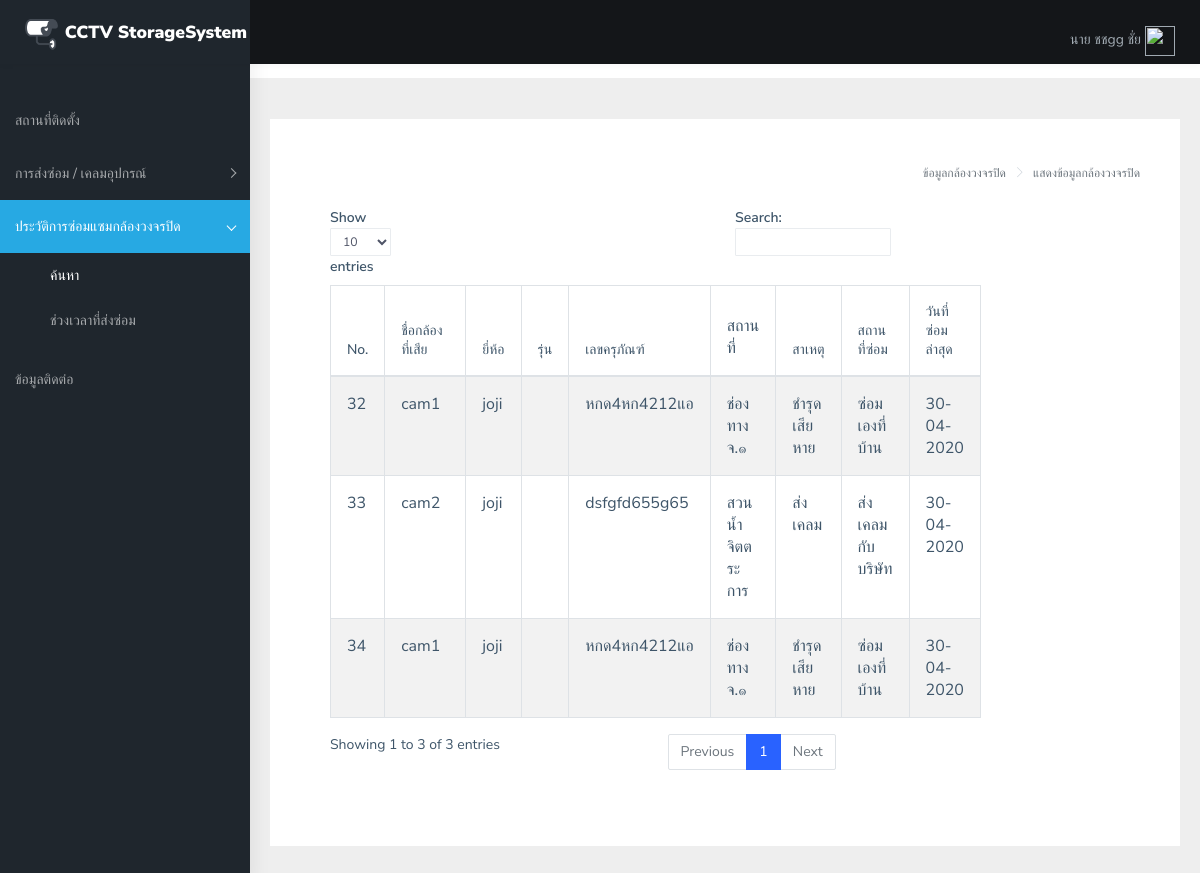
Page /user/index.php?page=viewfix (signed in) on the committed database.
### tables this page shows
CREATE TABLE `fixing` (
  `f_id` int(5) NOT NULL COMMENT 'รหัสกล้อง',
  `f_idnum` varchar(10) NOT NULL COMMENT 'หมายเลขกล้อง',
  `f_name` varchar(25) NOT NULL COMMENT 'ชื่อกล้อง',
  `f_ip` varchar(20) NOT NULL COMMENT 'ไอพี',
  `f_port` varchar(4) NOT NULL COMMENT 'port',
  `f_brand` varchar(20) NOT NULL COMMENT 'ยี่ห้อ',
  `f_no` varchar(20) NOT NULL COMMENT 'รุ่น',
  `f_sn` varchar(20) NOT NULL COMMENT 'Serial number',
  `f_tax` varchar(20) NOT NULL COMMENT 'เลขพัสดุ',
  `f_place` varchar(40) NOT NULL COMMENT 'สถานที่ติดตั้ง',
  `f_note` varchar(40) NOT NULL COMMENT 'อาการเสีย',
  `f_fix_place` varchar(50) NOT NULL COMMENT 'สถานที่ซ่อม',
  `f_import` date NOT NULL DEFAULT current_timestamp() COMMENT 'วันที่เสีย',
  `f_import_year` year(4) DEFAULT current_timestamp() COMMENT 'ปีที่เสีย'
);

### fix_view.php (the view, shortened to what this page needs)
<?php
include('connection.php');
?>
<!DOCTYPE html>
<html dir="ltr" lang="en">
<body>
	<div class="page-breadcrumb">
                <div class="row">
                    <div class="col-12 d-flex no-block align-items-center">
                        <div class="ml-auto text-right">
                            <nav aria-label="breadcrumb">
                                <ol class="breadcrumb">
                                    <li class="breadcrumb-item active" aria-current="page">ข้อมูลกล้องวงจรปิด</li>
									<li class="breadcrumb-item active" aria-current="page">แสดงข้อมูลกล้องวงจรปิด</li>
                                </ol>
                            </nav>
                        </div>
                    </div>
                </div>
            </div>
				<form action='' method="post" name="detailcamera" onSubmit="JavaScript:return addlocation();" enctype="multipart/form-data" onSubmit="JavaScript:return addlocation();">
					<div class="card">
                            <div class="card-body">
                                <div class="table-responsive">
                                    <div id="zero_config_wrapper" class="dataTables_wrapper container-fluid dt-bootstrap4">
										<div>
											<div>
												<table id="zero_config" class="table table-striped table-bordered dataTable" role="grid" aria-describedby="zero_config_info" width="auto">
                                        <thead>
                                            <tr role="row">
												<th class="fa-sm" tabindex="0" aria-controls="zero_config" rowspan="1" colspan="1" aria-label="Salary: activate to sort column ascending" style="width: 80px;" align="center">No.</th>
												<th class="fa-sm" tabindex="0" aria-controls="zero_config" rowspan="1" colspan="1" aria-sort="ascending" aria-label="Name: activate to sort column descending" style="width: 150px;" align="center">ชื่อกล้องที่เสีย</th>
												<th class="fa-sm" tabindex="0" aria-controls="zero_config" rowspan="1" colspan="1" aria-sort="ascending" aria-label="Name: activate to sort column descending" style="width: 100px;" align="center">ยี่ห้อ</th>
												<th class="fa-sm" tabindex="0" aria-controls="zero_config" rowspan="1" colspan="1" aria-sort="ascending" aria-label="Name: activate to sort column descending" style="width: 100px;" align="center">รุ่น</th>
												<th class="fa-sm" tabindex="0" aria-controls="zero_config" rowspan="1" colspan="1" aria-sort="ascending" aria-label="Name: activate to sort column descending" style="width: 100px;" align="center">เลขครุภัณฑ์</th>
												<th class="sorting cc_pointer" tabindex="0" aria-controls="zero_config" rowspan="1" colspan="1" aria-label="Position: activate to sort column ascending" style="width: 100px;" align="center">สถานที่</th>
												<th class="fa-sm" tabindex="0" aria-controls="zero_config" rowspan="1" colspan="1" aria-label="Office: activate to sort column ascending" style="width: 40px;" align="center">สาเหตุ</th>
												<th class="fa-sm" tabindex="0" aria-controls="zero_config" rowspan="1" colspan="1" aria-label="Age: activate to sort column ascending" style="width: 100px;" align="center">สถานที่ซ่อม</th>
												<th class="fa-sm" tabindex="0" aria-controls="zero_config" rowspan="1" colspan="1" aria-label="Start date: activate to sort column ascending" style="width: 80px;" align="center">วันที่ซ่อมล่าสุด</th>
											</tr>
                                        </thead>
                                        <tbody>
<?php
$sql = "SELECT * FROM fixing";
$query= mysqli_query($conn,$sql);
while ($result=mysqli_fetch_array($query))
{
?>
                                         <tr role="row" class="odd">
                                                <td class="sorting_1"><?php echo $result["f_id"];?></td>
                                                <td><?php echo $result["f_name"];?></td>
                                                <td><?php echo $result["f_brand"];?></td>
											 													<td><?php echo $result["f_no"];?></td>
																								<td><?php echo $result["f_tax"];?></td>
                                                <td><?php echo $result["f_place"];?></td>
											 													<td><?php echo $result["f_note"];?></td>
											 													<td><?php echo $result["f_fix_place"];?></td>
                                                <td><?php echo date('d-m-Y',strtotime($result["f_import"]));?></td>
                                            </tr>
<?php
}
?>
</tbody>
									</div></div></div>
									</form>
                                </div>
								 </div>
                        </div>
        </div>
    </div>
</body>
</html>

### rows in the picture
fixing: f_id "32", f_name "cam1", f_brand "joji", f_tax "หกด4หก4212แอ", f_place "ช่องทาง จ.๑", f_note "ชำรุดเสียหาย", f_fix_place "ซ่อมเองที่บ้าน", f_import "30-04-2020"
fixing: f_id "33", f_name "cam2", f_brand "joji", f_tax "dsfgfd655g65", f_place "สวนน้ำจิตตระการ", f_note "ส่งเคลม", f_fix_place "ส่งเคลมกับบริษัท", f_import "30-04-2020"
fixing: f_id "34", f_name "cam1", f_brand "joji", f_tax "หกด4หก4212แอ", f_place "ช่องทาง จ.๑", f_note "ชำรุดเสียหาย", f_fix_place "ซ่อมเองที่บ้าน", f_import "30-04-2020"

### other values in the picture
$_SESSION["m_sername"] "นาย ชชgg"
$_SESSION["m_lastname"] "ชั่ย"
